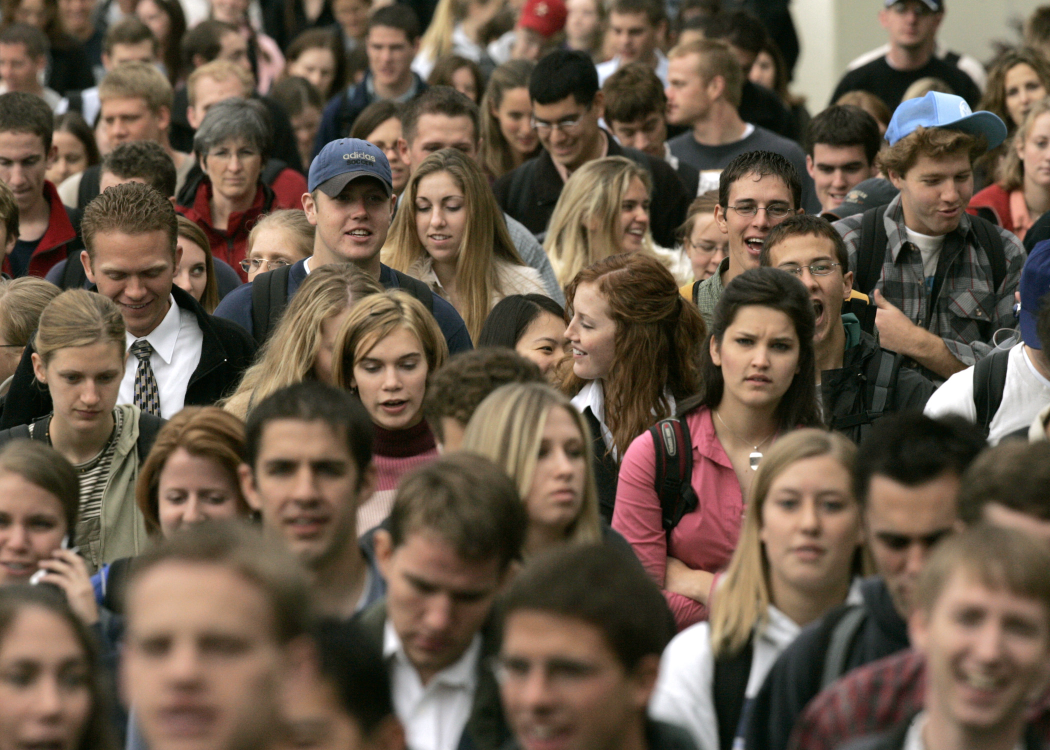
//> input picture faceDetection/src/Crowd.jpg, 2100 x 1500 px (shown at 1/2 size)
$ ./fD   (built with g++ and OpenCV 4)
//> lines starting //> are read from the running program, lines starting //| are printed output that depends on the picture; after the words box and inside, x2 and y2 are one past the last pixel; in counts of white or black regions, pixels touching at a corner belong together
#include <opencv2\objdetect\objdetect.hpp>
#include <opencv2\highgui\highgui.hpp>
#include <opencv2\imgproc\imgproc.hpp>
#include <opencv2\ml\ml.hpp>

using namespace cv;
using namespace std;

void detectAndDraw(Mat& img, CascadeClassifier& cascade, double scale);

String cascadeName = "E://OpenCV//sources//data//haarcascades//haarcascade_frontalface_alt2.xml"; //人脸的训练数据

int main(int argc, char** argv)
{
	Mat image;
	CascadeClassifier cascade, nestedCascade, noseCascade, mouthCascade; //创建级联分类器对象
	double scale = 1.3;

	//image = imread("lena.jpg");

	image = imread("Crowd.jpg");
//> image is the input picture: 1500 rows x 2100 cols, CV_8UC3; mean B, G, R 73, 88.6, 105

	if (!image.data)
	{
		cout << "No data!" << endl;
		return -1;
	}

	if (!cascade.load(cascadeName))
	{

		cerr << "Error:Could not load classifier cascade" << endl;
		return -2;
	}

	if (!image.empty())
	{
		detectAndDraw(image, cascade, scale);
		waitKey(0);
	}

	return 0;
}


void detectAndDraw(Mat& img, CascadeClassifier& cascade, double scale)
{
//> called with scale = 1.3

	int i = 0;
	double t = 0;//用于统计计算算法执行时间
	vector<Rect> faces;
	const static Scalar colors[] = { CV_RGB(0, 0, 255),
		CV_RGB(0, 128, 255),
		CV_RGB(0, 255, 255),
		CV_RGB(0, 255, 0),
		CV_RGB(255, 128, 0),
		CV_RGB(255, 255, 0),
		CV_RGB(255, 0, 0),
		CV_RGB(255, 0, 255) };//用不同的颜色表示不同的人脸

	Mat gray;
	Mat smallImg(cvRound(img.rows / scale), cvRound(img.cols / scale), CV_8UC1);//将图片缩小，加快检测速度

	cvtColor(img, gray, CV_BGR2GRAY); //imshow("pic_Gray",gray);
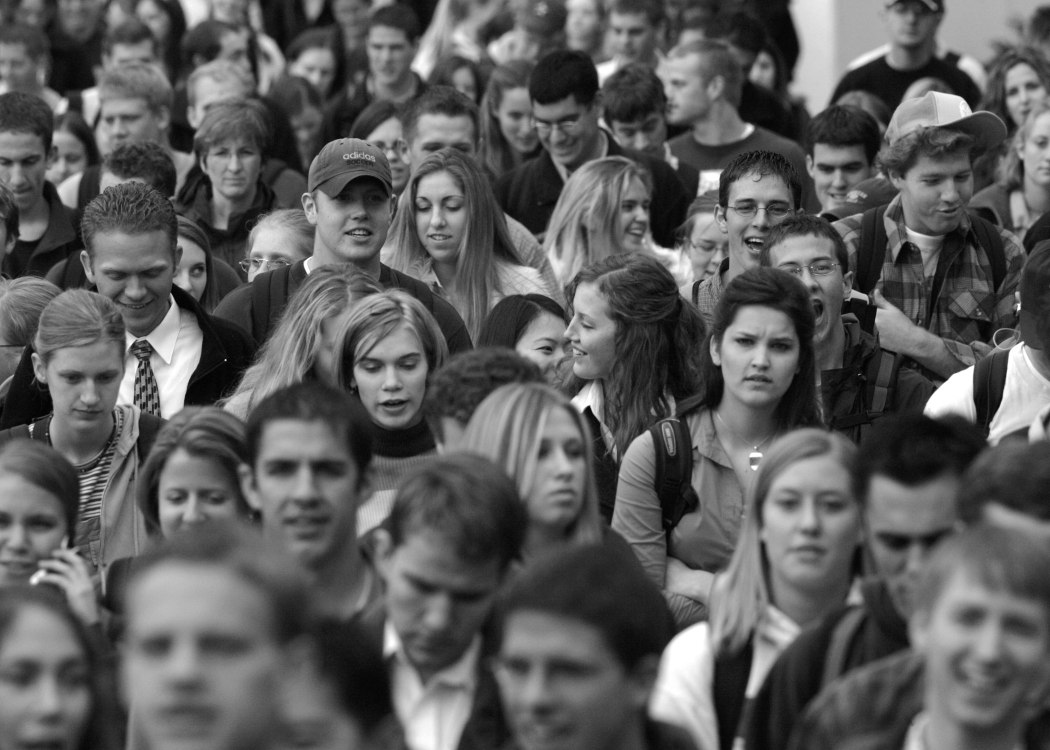
//> gray: 1500 rows x 2100 cols, CV_8UC1 (shown at 1/2 size); min 0, max 255, mean 91.7
	resize(gray, smallImg, smallImg.size(), 0, 0, INTER_LINEAR);//缩小尺寸至1/scale，用线性插值
	//imshow("smallImg", smallImg);
	equalizeHist(smallImg, smallImg);//直方图均匀化
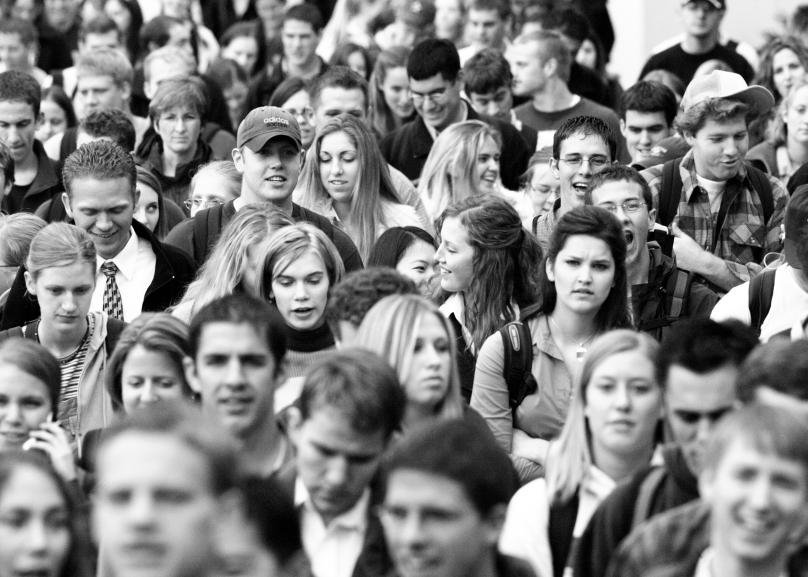
//> smallImg: 1154 rows x 1615 cols, CV_8UC1 (shown at 1/2 size); min 0, max 255, mean 128.2
	//imshow("直方图均匀化", smallImg);
	t = (double)cvGetTickCount();//算法执行前时间记录

	//检测人脸
	//detectMultiScale函数中smallImg表示的是要检测的输入图像为smallImg，faces表示检测到的人脸目标序列，1.1表示
	//每次图像尺寸减小的比例为1.1，2表示每一个目标至少要被检测到3次才算是真的目标(因为周围的像素和不同的窗口大
	//小都可以检测到人脸),CV_HAAR_SCALE_IMAGE表示不是缩放分类器来检测，而是缩放图像，Size(30, 30)为目标的最小最大尺寸

	cascade.detectMultiScale(smallImg, faces, 1.1, 2, 0 | CV_HAAR_SCALE_IMAGE, Size(30, 30));
//> faces = 26 Rects (x, y, width, height), first 8: [925, 19, 78, 78], [557, 43, 77, 77], [140, 150, 88, 88], [313, 200, 94, 94], [1536, 108, 76, 76], [937, 283, 90, 90], [1238, 222, 99, 99], [762, 145, 87, 87]

	t = (double)cvGetTickCount() - t;//相减为算法执行时间

	printf("detection time = %g ms\n", t / (double)cvGetTickFrequency() * 1000);
	printf("%d faces\n", (int)faces.size());
//| 26 faces

	for (vector<Rect>::const_iterator r = faces.begin(); r != faces.end(); r++, i++)
	{
		//cv::imshow(resultName[i], img);
		Mat smallImgROI;

		Point center;

		Scalar color = colors[i % 8];
		int radius;

		center.x = cvRound((r->x + r->width * 0.5) * scale);//还原成原来的大小
		center.y = cvRound((r->y + r->height * 0.5) * scale);
		radius = cvRound((r->width + r->height) * 0.25 * scale);
		circle(img, center, radius, color, 3, 8, 0);//画圆:参数为承载的图像，圆心，半径，颜色，粗细，线形，圆心坐标和半径值得分数位


		smallImgROI = smallImg(*r);


	}
//> this loop made 26 passes
//> radius on passes 1 to 12: 51, 50, 57, 61, 49, 58, 64, 57, 60, 75, 80, 83
//> pass 1, in detectAndDraw, `smallImgROI = smallImg(*r);`:
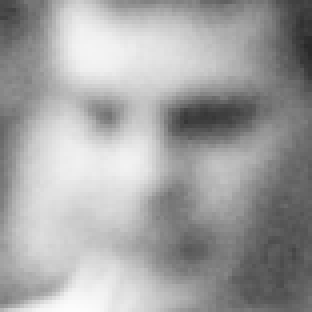
//> smallImgROI: 78 rows x 78 cols, CV_8UC1 (shown 4 times larger); min 41, max 252, mean 162.6
//> pass 2, in detectAndDraw, `smallImgROI = smallImg(*r);`:
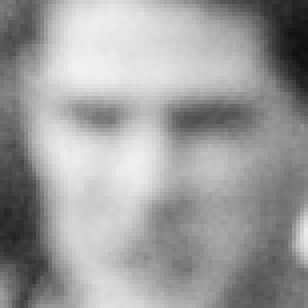
//> smallImgROI: 77 rows x 77 cols, CV_8UC1 (shown 4 times larger); min 14, max 242, mean 157.8
//> pass 3, in detectAndDraw, `smallImgROI = smallImg(*r);`:
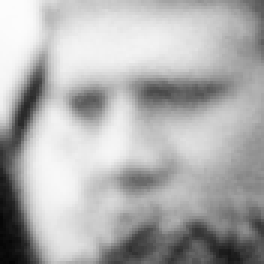
//> smallImgROI: 88 rows x 88 cols, CV_8UC1 (shown 3 times larger); min 5, max 252, mean 175.1
//> after the loop:
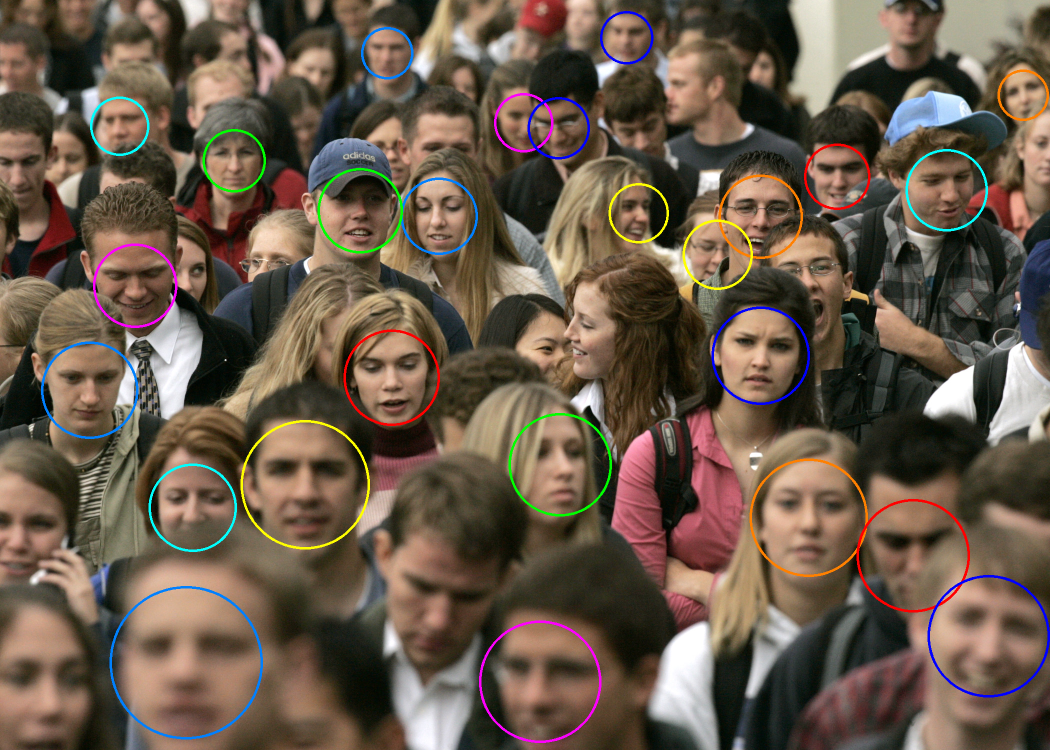
//> img: 1500 rows x 2100 cols, CV_8UC3 (shown at 1/2 size); 2.16% of pixels changed, all inside (x1, y1, x2, y2) = (82, 22, 2100, 1486)
//> after the loop, i = 26
	namedWindow("result", 1);
	cv::imshow("result", img);


}
